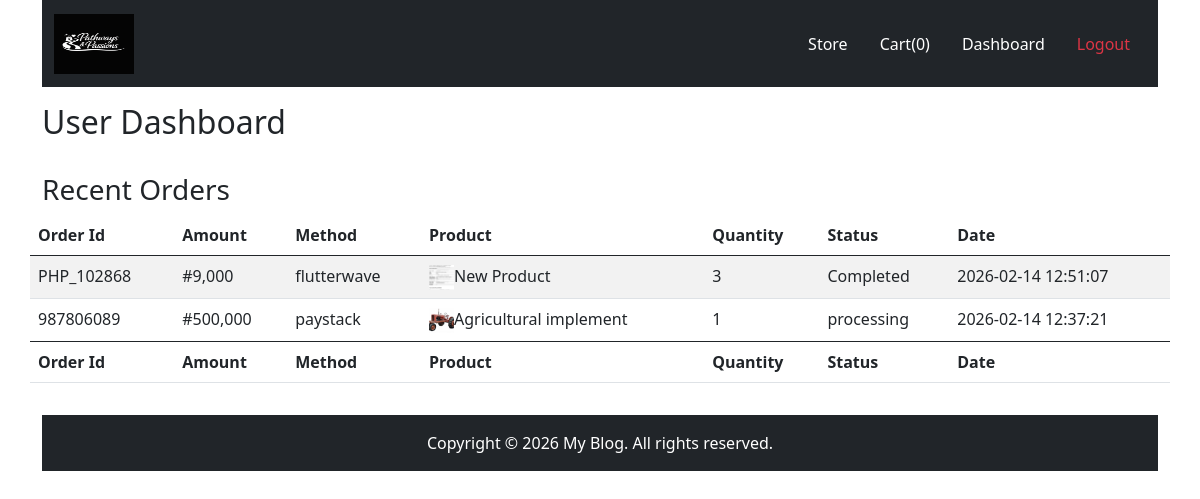
The page /user.php (signed in) on the database its author committed.
### tables this page shows
CREATE TABLE IF NOT EXISTS `orders` (
  `id` int(11) NOT NULL AUTO_INCREMENT,
  `order_id` varchar(1000) DEFAULT NULL,
  `amount` varchar(1000) DEFAULT NULL,
  `user_id` int(255) DEFAULT NULL,
  `product_id` int(255) DEFAULT NULL,
  `quantity` int(255) DEFAULT NULL,
  `status` varchar(1000) DEFAULT NULL,
  `payment_status` varchar(100) DEFAULT NULL,
  `payment_method` varchar(1000) DEFAULT NULL,
  `timestamp` timestamp NULL DEFAULT CURRENT_TIMESTAMP,
  PRIMARY KEY (`id`)
);

CREATE TABLE IF NOT EXISTS `products` (
  `id` int(11) NOT NULL AUTO_INCREMENT,
  `title` varchar(1000) DEFAULT NULL,
  `image` varchar(1000) DEFAULT NULL,
  `status` int(255) DEFAULT '0',
  `category_id` varchar(1000) DEFAULT NULL,
  `content` text,
  `price` varchar(1000) DEFAULT NULL,
  `timestamp` timestamp NOT NULL DEFAULT CURRENT_TIMESTAMP,
  PRIMARY KEY (`id`)
);

### user.php (the view, shortened to what this page needs)
<?php
require "inc/header.php";
?>
<link rel="stylesheet" href="https://cdn.datatables.net/2.3.7/css/dataTables.bootstrap5.css">
<div class="container">
    <?php
require 'pages/header-home.php';
include 'inc/process.php';
?>
    <div class="py-3">
        <h2>User Dashboard</h2>
        <br>
        <div class="row">
            <h3>Recent Orders</h3>
            <table id="myorders" class="table table-striped">
                <thead>
                    <tr>
                        <th>Order Id</th>
                        <th>Amount</th>
                        <th>Method</th>
                        <th>Product</th>
                        <th>Quantity</th>
                        <th>Status</th>
                        <th>Date</th>
                    </tr>
                </thead>
                <tbody>
                    <?php
                    $sql = "SELECT * FROM orders WHERE user_id = ".$_SESSION['user']['id']." ORDER BY id DESC";
                    $query = mysqli_query($connection, $sql);
                    while($result = mysqli_fetch_assoc($query)){
                        ?>
                    <tr>
                        <td><?php echo $result['order_id']; ?></td>
                        <td>#<?php echo number_format($result['amount']); ?></td>
                        <td><?php echo $result['payment_method']; ?></td>
                        <td>
                            <?php
                            $pid = $result['product_id'];
                            $sql2 = "SELECT * FROM products WHERE id = $pid";
                            $query2 = mysqli_query($connection,$sql2);
                            $result2 = mysqli_fetch_assoc($query2);
                          ?>
                            <img src="<?php echo $result2["image"]; ?>"
                                style="height: 25px; width: 25px; object-fit: cover; object-position: center;"
                                alt=""><?php echo $result2["title"];?>
                        </td>
                        <td><?php echo $result['quantity']; ?></td>
                        <td><?php echo $result['status']; ?></td>
                        <td><?php echo $result['timestamp']; ?></td>
                    </tr>
                    <?php
                    }
                     ?>
                </tbody>
                <tfoot>
                    <tr>
                        <th>Order Id</th>
                        <th>Amount</th>
                        <th>Method</th>
                        <th>Product</th>
                        <th>Quantity</th>
                        <th>Status</th>
                        <th>Date</th>
                    </tr>
                </tfoot>
            </table>
        </div>
    </div>
    <?php
require 'pages/footer-home.php';
?>
</div>
<?php
require 'inc/footer.php';
 ?>

### rows shown on the page
orders: order "PHP_102868", amount "9,000", payment_method "flutterwave", product.image (picture), product.title "New Product", quantity "3", status "Completed", timestamp "2026-02-14 12:51:07"
orders: order "987806089", amount "500,000", payment_method "paystack", product.image (picture), product.title "Agricultural implement", quantity "1", status "processing", timestamp "2026-02-14 12:37:21"

### other values the page prints
count($_SESSION['cart']) "0"
